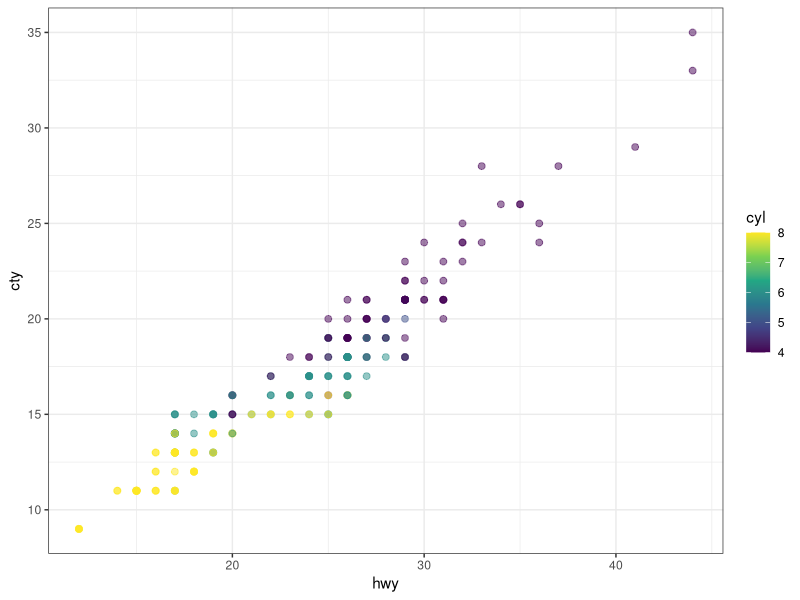

This chart was generated by the following R code:
## ---- chunk 1
#| label: load-packages
library(ggplot2)
## ---- chunk 2
#| label: scatterplot
#| echo: true
#| code-fold: true
#| code-line-numbers: true
#| fig-cap: City and highway mileage for 38 popular models of cars.
#| fig-alt: Scatterplot of city vs. highway mileage for cars, where points are colored by the number of cylinders. The plot displays a positive, linear, and strong relationship between city and highway mileage, and mileage increases as the number of cylinders decreases.
ggplot(mpg, aes(x = hwy, y = cty, color = cyl)) +
  geom_point(alpha = 0.5, size = 2) +
  scale_color_viridis_c() +
  theme_bw()
